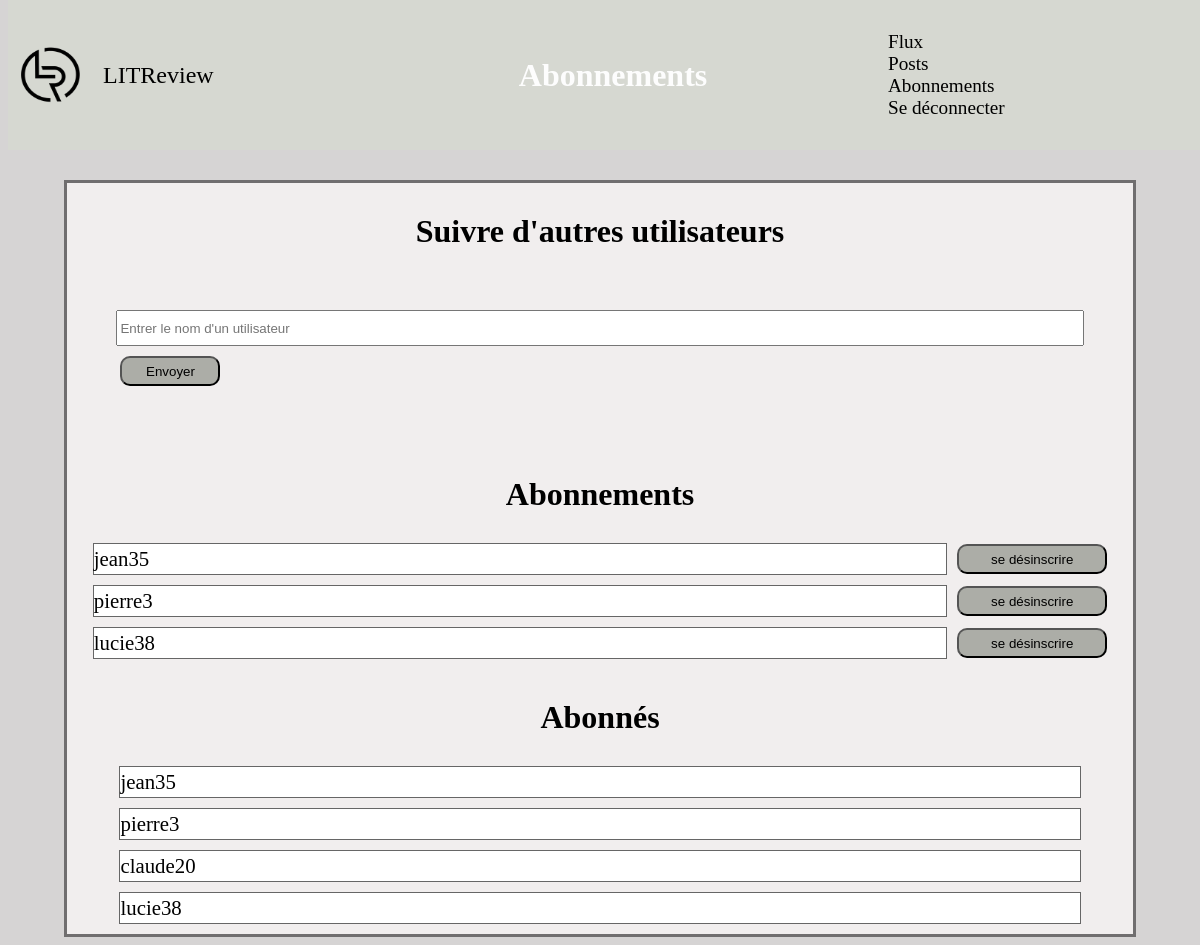
/subsription/ (signed in), run on the app's committed database.
### review/models.py (models this page shows)
class UserFollows(models.Model):
    user = models.ForeignKey(
        to=settings.AUTH_USER_MODEL, on_delete=models.CASCADE,
        related_name='following')
    followed_user = models.ForeignKey(
        to=settings.AUTH_USER_MODEL, on_delete=models.CASCADE,
        related_name='followed_by')
    class Meta:
        unique_together = ('user', 'followed_user')

### review/views.py (the view)
# urls.py: path('subsription/', views.subscription, name='subscription'),
def subscription(request):
    if request.user.is_authenticated:
        if request.method == 'POST':
            form = service_subscription(request)
        else:
            form = SubsriptionForm()
        context = {
            'form': form,
            'followed': service_followed_users(request)
        }
        return render(
            request,
            "review/subscription.html",
            context
        )
    return redirect('userlogin')

### review/forms.py (shortened to what this page needs)
class SubsriptionForm(forms.Form):
    username = forms.CharField(
        label='Nom', max_length=100,
        widget=forms.TextInput(
            attrs={
                'class': 'subscription_body__form__form',
                'placeholder': "Entrer le nom d'un utilisateur"
            }
        ),
        required=True
    )

### review/services.py (called while the page is built)
def service_followed_users(request):
    followed = []
    followed_users_list = UserFollows.objects.filter(
        user=request.user
    )
    followed_by_list = UserFollows.objects.filter(
        followed_user=request.user
    )
    followed_users_list = followed_users_list.annotate(
        content_type=Value(
            'FOLLOWED_USER', CharField()
        )
    )
    for user in followed_users_list:
        followed.append(user)
    followed_by_list = followed_by_list.annotate(
        content_type=Value(
            'FOLLOWED_BY',
            CharField()
        )
    )
    for user in followed_by_list:
        followed.append(user)
    return followed

### review/templates/review/subscription.html (shortened to what this page needs)
{% extends 'review/base.html' %}
{% block header_page %}
    <div class="header_page">
        <span class="header_page__title">Abonnements</span>
    </div>
{% endblock %}
{% block content %}
    <div class="subscription_body">
        <p class="subscription_body__title">Suivre d'autres utilisateurs</p>
        <form method="post" action="/subsription/" class="subscription_body__form">
            {{ form.username }}
            <div class="subscription_body__form__validate">
                <button type="submit" class="btn">Envoyer</button>
            </div>
        </form>
        <p class="subscription_body__title">Abonnements</p>
        {% for users in followed %}
            {% if users.content_type == 'FOLLOWED_USER' %}
                <div class="subscription_body__followed_users">
                    <span class="subscription_body__followed_users__name">{{users.followed_user}}</span>
                    <form action="/unsubscribeuser/{{users.pk}}" method="get">
                        <button class="btn">se désinscrire</button>
                    </form>
                </div>
            {% endif %}
        {% endfor %}
        <p class="subscription_body__title">Abonnés</p>
        {% for users in followed %}
            {% if users.content_type == 'FOLLOWED_BY' %}
                <span class="subscription_body__followed_by">{{users.user}}</span>
            {% endif %}
        {% endfor %}
    </div>
{% endblock %}

### review/static/review/style.css (style rules this page uses)
body { background-color: rgb(214, 212, 212); }
.header_page { width: 30% }
.header_page { display: flex; flex-direction: column; align-items: center; justify-content: center; width: 30%; }
.header_page__title { color: rgb(253, 253, 253); font-weight: bold; font-size: 3em; text-align: center; width: 100% }
.btn { background-color: rgb(172, 173, 167); display: inline; border-radius: 10px; }
.subscription_body { display: flex; flex-direction: column; align-items: center; background-color: rgb(241, 238, 238); margin-left: auto; margin-right: auto; border: 1mm solid rgba(27, 25, 27, 0.6); width: 90%; }
.subscription_body__title { color:rgb(0, 0, 0); font-weight: bold; font-size: 2em; margin-top: 30px; margin-bottom: 30px; }
.subscription_body__form { display: flex; flex-direction: column; align-items: center; margin-top: 30px; margin-bottom: 50px; width: 100%; }
.subscription_body__form__form { height:30px; margin-left: 30px; margin-right: 30px; width: 90%; }
.subscription_body__form__validate { margin-top: 10px; width: 90%; display: flex; flex-direction: column; height:40px; }
.subscription_body__form__validate .btn { height:30px; width: 100px; }
.subscription_body__followed_users { display: flex; align-items: center; justify-content: center; width: 100%; margin-bottom: 10px; }
.subscription_body__followed_users__name { display: flex; align-items: center; width: 80%; background-color: rgb(255, 255, 255); border: 1px solid rgba(0, 0, 0, 0.6); height:30px; font-size: 1.3em; }
.subscription_body__followed_users .btn { width: 10%; margin-left: 10px; height:30px; width: 150px; }
.subscription_body__followed_by { display: flex; align-items: center; width: 90%; background-color: rgb(255, 255, 255); border: 1px solid rgba(0, 0, 0, 0.6); height:30px; font-size: 1.3em; margin-bottom: 10px; }
@media screen and (max-width: 1280px) { .header_page__title { font-size: 2em; } }
@media screen and (max-width: 1280px) { .subscription_body__followed_users { margin-left: 30px; margin-right: 30px; } }

### data on the page
UserFollows: followed_user "jean35"
UserFollows: followed_user "pierre3"
UserFollows: followed_user "lucie38"
UserFollows: user "jean35"
UserFollows: user "pierre3"
UserFollows: user "claude20"
UserFollows: user "lucie38"
